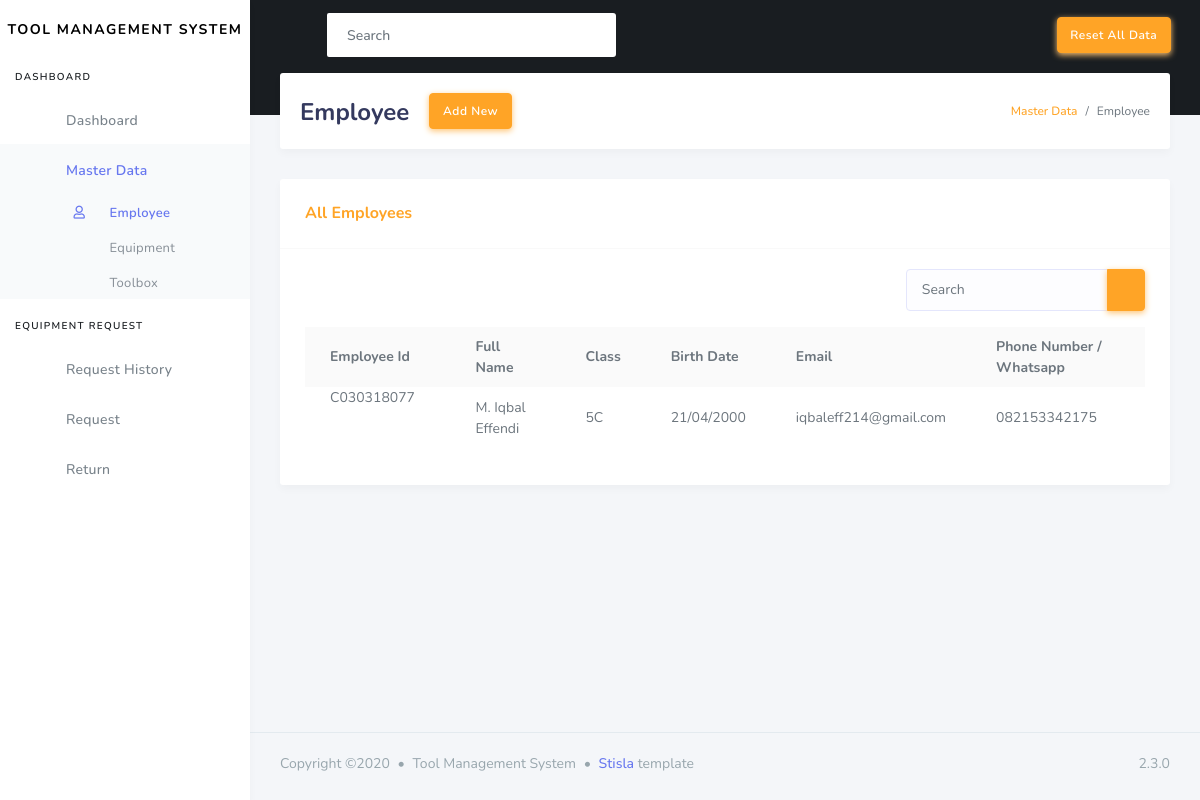
/index.php/employee, run on the app's committed database.
### tables this page shows
CREATE TABLE `employee` (
  `id` varchar(15) NOT NULL,
  `name` varchar(255) NOT NULL,
  `class` varchar(25) NOT NULL,
  `birthdate` date NOT NULL,
  `email` varchar(50) DEFAULT NULL,
  `phone` varchar(15) NOT NULL
);

### application/controllers/Employee.php (called while the page is built, shortened)
<?php
class Employee extends CI_Controller
{
    public function __construct()
    {
        $this->load->model('Employee_model', 'employee');
    }
    public function index()
    {
        $cari = $this->input->post('cari');
        $data['title'] = "Employee";
        $data['sidebar'] = "Employee";
        if ($cari) {
            $data['employees'] = $this->employee->getWhere($cari);
            $data['keyword'] = $cari;
        } else {
            $data['employees'] = $this->employee->getAll();
        }
        $this->load->view('layout/header', $data);
        $this->load->view('layout/navbar');
        $this->load->view('layout/sidebar');
        $this->load->view('employee/index');
        $this->load->view('layout/footer');
    }
}

### index.php (called while the page is built, shortened)
<?php
require_once BASEPATH.'core/CodeIgniter.php';

### application/models/Employee_model.php (called while the page is built, shortened)
<?php
class Employee_model extends CI_Model
{
    private $table = 'employee';
    public function getAll()
    {
        return $this->db->get($this->table)->result_array();
    }
}

### application/views/employee/index.php (the view, shortened to what this page needs)
<div class="main-content">
    <section class="section">
        <div class="section-header">
            <h1><?php echo $title; ?></h1>
            <div class="section-header-button">
                <a href="<?php echo base_url('employee/add'); ?>" class="btn btn-warning">Add New</a>
            </div>
            <div class="section-header-breadcrumb">
                <div class="breadcrumb-item active"><a href="#" class="text-warning">Master Data</a></div>
                <div class="breadcrumb-item"><?php echo $title; ?></div>
            </div>
        </div>
        <div class="section-body">
            <div class="row mt-4">
                <div class="col-12">
                    <div class="card">
                        <div class="card-header">
                            <?php if (isset($keyword)) : ?>
                                <h4 class="text-warning"><?php echo $title . '\'s data with keyword: "<b>' . $keyword . '</b>"'; ?></h4>
                            <?php else : ?>
                                <h4 class="text-warning">All <?php echo $title . 's'; ?></h4>
                            <?php endif; ?>
                        </div>
                        <div class="card-body">
                            <div class="float-right">
                                <form method="post" action="<?php echo base_url('employee'); ?>">
                                    <div class="input-group">
                                        <input type="text" class="form-control" placeholder="Search" name="cari">
                                        <div class="input-group-append">
                                            <button class="btn btn-warning" type="submit"><i class="fas fa-search"></i></button>
                                        </div>
                                    </div>
                                </form>
                            </div>
                            <div class="clearfix mb-3"></div>
                            <div class="table-responsive">
                                <table class="table table-striped">
                                    <tbody>
                                        <tr>
                                            <th>Employee Id</th>
                                            <th>Full Name</th>
                                            <th>Class</th>
                                            <th>Birth Date</th>
                                            <th>Email</th>
                                            <th>Phone Number / Whatsapp</th>
                                        </tr>
                                        <?php foreach ($employees as $employee) : ?>
                                            <tr>
                                                <td><?php echo $employee['id']; ?>
                                                </td>
                                                <td><?php echo $employee['name']; ?></td>
                                                <td><?php echo $employee['class']; ?></td>
                                                <td><?php echo date("d/m/Y", strtotime($employee['birthdate'])); ?></td>
                                                <td><?php echo $employee['email']; ?></td>
                                                <td><?php echo $employee['phone']; ?></td>
                                            </tr>
                                        <?php endforeach; ?>
                                    </tbody>
                                </table>
                            </div>
                        </div>
                    </div>
                </div>
            </div>
        </div>
    </section>
</div>

### data on the page
employee: id "C030318077", name "M. Iqbal Effendi", class "5C", birthdate "21/04/2000", email "iqbaleff214@gmail.com", phone "082153342175"

### other printed values
$title "Employee"
